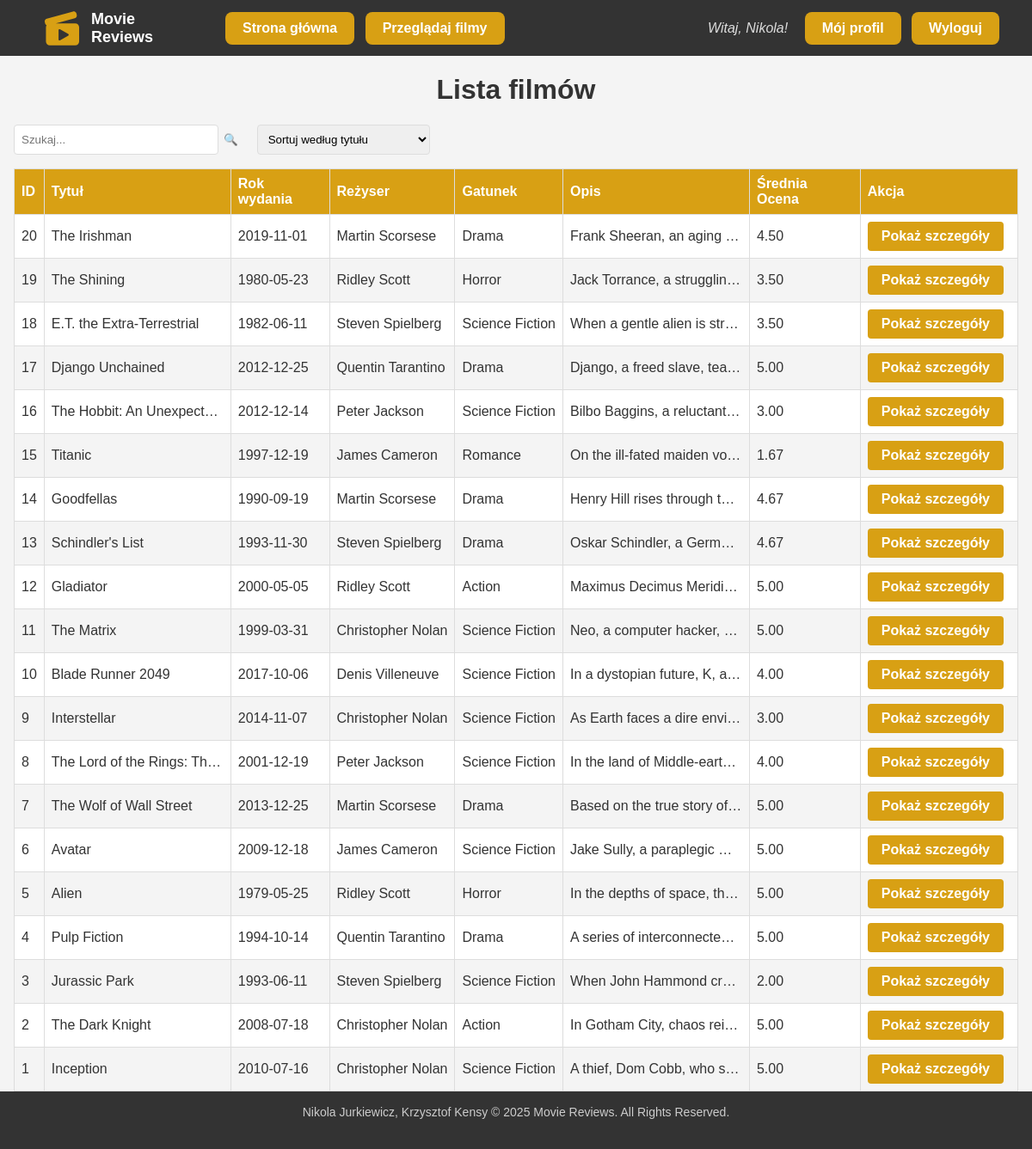
The page /generalMoviesList.php (signed in) on the database its author committed.
### tables this page shows
CREATE TABLE `movies` (
  `IdMovie` int(11) NOT NULL,
  `Title` varchar(100) NOT NULL,
  `IdDirector` int(11) NOT NULL,
  `IdGenre` int(11) NOT NULL,
  `ReleaseYear` date NOT NULL,
  `Description` varchar(2000) NOT NULL,
  `AverageRating` decimal(3,2) DEFAULT NULL
);

CREATE TABLE `directors` (
  `IdDirector` int(11) NOT NULL,
  `Name` varchar(100) NOT NULL
);

CREATE TABLE `genres` (
  `IdGenre` int(11) NOT NULL,
  `Name` varchar(100) NOT NULL
);

### generalMoviesList.php (the view, shortened to what this page needs)
<?php
include 'includes/header.php';
$conn = connectToDatabase();
$stmt = $conn->prepare("SELECT m.IdMovie, m.Title, m.ReleaseYear, m.Description,
                               d.Name AS Director, g.Name AS Genre , m.AverageRating
                        FROM Movies m
                        JOIN Directors d ON m.IdDirector = d.IdDirector
                        JOIN Genres g ON m.IdGenre = g.IdGenre
                        ORDER BY m.IdMovie DESC");
$stmt->execute();
$movies = $stmt->fetchAll(PDO::FETCH_ASSOC);
?>
<div class="container">
    <h1>Lista filmów</h1>
    <div class="toolbar">
        <input type="text" id="searchBox" placeholder="Szukaj..." />
        <button onclick="filterMovies()">🔍</button>
        <select id="sortSelect" onchange="sortMovies()">
            <option value="Title">Sortuj według tytułu</option>
        </select>
    </div>
    <?php if (empty($movies)): ?>
        <p>Brak filmów w bazie danych.</p>
    <?php else: ?>
        <table class="movie-table" id="movieTable">
            <thead>
                <tr>
                    <th>ID</th>
                    <th>Tytuł</th>
                    <th>Rok wydania</th>
                    <th>Reżyser</th>
                    <th>Gatunek</th>
                    <th>Opis</th>
                    <th>Średnia Ocena</th>
                    <th>Akcja</th>
                </tr>
            </thead>
            <tbody>
                <?php foreach ($movies as $movie): ?>
                    <tr>
                        <td><?php echo htmlspecialchars($movie['IdMovie']); ?></td>
                        <td><?php echo htmlspecialchars($movie['Title']); ?></td>
                        <td><?php echo htmlspecialchars($movie['ReleaseYear']); ?></td>
                        <td><?php echo htmlspecialchars($movie['Director']); ?></td>
                        <td><?php echo htmlspecialchars($movie['Genre']); ?></td>
                        <td><?php echo nl2br(htmlspecialchars($movie['Description'])); ?></td>
                        <td>
                            <?php if ($movie['AverageRating'] !== null): ?>
                                <?php echo number_format($movie['AverageRating'], 2); ?>
                            <?php else: ?>
                                Brak ocen
                            <?php endif; ?>
                        </td>
                        <td>
                            <a href="generalMovie.php?id=<?php echo $movie['IdMovie']; ?>" class="btn btn-details">Pokaż szczegóły</a>
                        </td>
                    </tr>
                <?php endforeach; ?>
            </tbody>
        </table>
    <?php endif; ?>
</div>
<?php include 'includes/footer.php'; ?>

### css/style.css (style rules this page uses)
:root { --header-height: 35px; --footer-height: 35px; }
body, html { background-color: #f4f4f4; font-family: "Arial", sans-serif; color: #333; height: 100%; margin: 0; padding: 0; }
.container { min-height: calc(93vh - var(--header-height) - var(--footer-height)); height: -moz-fit-content; height: fit-content; max-width: 1200px; margin: 0 auto; padding: 0 1rem; flex: 1; }
.container h1 { text-align: center; }
.toolbar { display: flex; gap: 1rem; margin-bottom: 1rem; }
.toolbar input, .toolbar select { padding: 0.5rem; border-radius: 4px; border: 1px solid #ddd; }
.toolbar input { width: 220px; margin-right: -10px; }
.toolbar button { padding-left: 0; border: none; cursor: pointer; background-color: transparent; transition: transform 0.3s ease; }
.table, .movie-table, .reviews-table { width: 100%; border-collapse: collapse; margin-top: 1rem; }
.table th, .movie-table th, .reviews-table th, .table td, .movie-table td, .reviews-table td { padding: 0.5rem; text-align: left; border: 1px solid #ddd; }
.table th, .movie-table th, .reviews-table th { background-color: #d8a014; color: #fff; font-weight: 700; }
.table tr:nth-child(even), .movie-table tr:nth-child(even), .reviews-table tr:nth-child(even) { background-color: #f4f4f4; }
.table tr:nth-child(odd), .movie-table tr:nth-child(odd), .reviews-table tr:nth-child(odd) { background-color: #fff; }
.table td, .movie-table td, .reviews-table td { max-width: 200px; overflow: hidden; text-overflow: ellipsis; white-space: nowrap; }
.table td a, .movie-table td a, .reviews-table td a { text-decoration: none; }
.btn, .reviews-table .btn, .movie-table .btn { display: inline-block; padding: 0.5rem 1rem; font-weight: 700; background-color: #d8a014; color: #fff; border-radius: 4px; text-align: center; text-decoration: none; cursor: pointer; border: none; margin-right: 0.5rem; }

### rows shown on the page
movies: IdMovie "20", Title "The Irishman", ReleaseYear "2019-11-01", IdDirector.Name "Martin Scorsese", IdGenre.Name "Drama", Description "Frank Sheeran, an aging…", AverageRating "4.50"
movies: IdMovie "19", Title "The Shining", ReleaseYear "1980-05-23", IdDirector.Name "Ridley Scott", IdGenre.Name "Horror", Description "Jack Torrance, a strugglin…", AverageRating "3.50"
movies: IdMovie "18", Title "E.T. the Extra-Terrestrial", ReleaseYear "1982-06-11", IdDirector.Name "Steven Spielberg", IdGenre.Name "Science Fiction", Description "When a gentle alien is str…", AverageRating "3.50"
movies: IdMovie "17", Title "Django Unchained", ReleaseYear "2012-12-25", IdDirector.Name "Quentin Tarantino", IdGenre.Name "Drama", Description "Django, a freed slave, tea…", AverageRating "5.00"
movies: IdMovie "16", Title "The Hobbit: An Unexpect…", ReleaseYear "2012-12-14", IdDirector.Name "Peter Jackson", IdGenre.Name "Science Fiction", Description "Bilbo Baggins, a reluctant…", AverageRating "3.00"
movies: IdMovie "15", Title "Titanic", ReleaseYear "1997-12-19", IdDirector.Name "James Cameron", IdGenre.Name "Romance", Description "On the ill-fated maiden vo…", AverageRating "1.67"
movies: IdMovie "14", Title "Goodfellas", ReleaseYear "1990-09-19", IdDirector.Name "Martin Scorsese", IdGenre.Name "Drama", Description "Henry Hill rises through th…", AverageRating "4.67"
movies: IdMovie "13", Title "Schindler's List", ReleaseYear "1993-11-30", IdDirector.Name "Steven Spielberg", IdGenre.Name "Drama", Description "Oskar Schindler, a Germa…", AverageRating "4.67"
movies: IdMovie "12", Title "Gladiator", ReleaseYear "2000-05-05", IdDirector.Name "Ridley Scott", IdGenre.Name "Action", Description "Maximus Decimus Meridi…", AverageRating "5.00"
movies: IdMovie "11", Title "The Matrix", ReleaseYear "1999-03-31", IdDirector.Name "Christopher Nolan", IdGenre.Name "Science Fiction", Description "Neo, a computer hacker,…", AverageRating "5.00"
movies: IdMovie "10", Title "Blade Runner 2049", ReleaseYear "2017-10-06", IdDirector.Name "Denis Villeneuve", IdGenre.Name "Science Fiction", Description "In a dystopian future, K, a…", AverageRating "4.00"
movies: IdMovie "9", Title "Interstellar", ReleaseYear "2014-11-07", IdDirector.Name "Christopher Nolan", IdGenre.Name "Science Fiction", Description "As Earth faces a dire envi…", AverageRating "3.00"
movies: IdMovie "8", Title "The Lord of the Rings: Th…", ReleaseYear "2001-12-19", IdDirector.Name "Peter Jackson", IdGenre.Name "Science Fiction", Description "In the land of Middle-eart…", AverageRating "4.00"
movies: IdMovie "7", Title "The Wolf of Wall Street", ReleaseYear "2013-12-25", IdDirector.Name "Martin Scorsese", IdGenre.Name "Drama", Description "Based on the true story of…", AverageRating "5.00"
movies: IdMovie "6", Title "Avatar", ReleaseYear "2009-12-18", IdDirector.Name "James Cameron", IdGenre.Name "Science Fiction", Description "Jake Sully, a paraplegic…", AverageRating "5.00"
movies: IdMovie "5", Title "Alien", ReleaseYear "1979-05-25", IdDirector.Name "Ridley Scott", IdGenre.Name "Horror", Description "In the depths of space, th…", AverageRating "5.00"
movies: IdMovie "4", Title "Pulp Fiction", ReleaseYear "1994-10-14", IdDirector.Name "Quentin Tarantino", IdGenre.Name "Drama", Description "A series of interconnected…", AverageRating "5.00"
movies: IdMovie "3", Title "Jurassic Park", ReleaseYear "1993-06-11", IdDirector.Name "Steven Spielberg", IdGenre.Name "Science Fiction", Description "When John Hammond cr…", AverageRating "2.00"
movies: IdMovie "2", Title "The Dark Knight", ReleaseYear "2008-07-18", IdDirector.Name "Christopher Nolan", IdGenre.Name "Action", Description "In Gotham City, chaos rei…", AverageRating "5.00"
movies: IdMovie "1", Title "Inception", ReleaseYear "2010-07-16", IdDirector.Name "Christopher Nolan", IdGenre.Name "Science Fiction", Description "A thief, Dom Cobb, who s…", AverageRating "5.00"

### other values the page prints
$_SESSION['username'] "Nikola"
